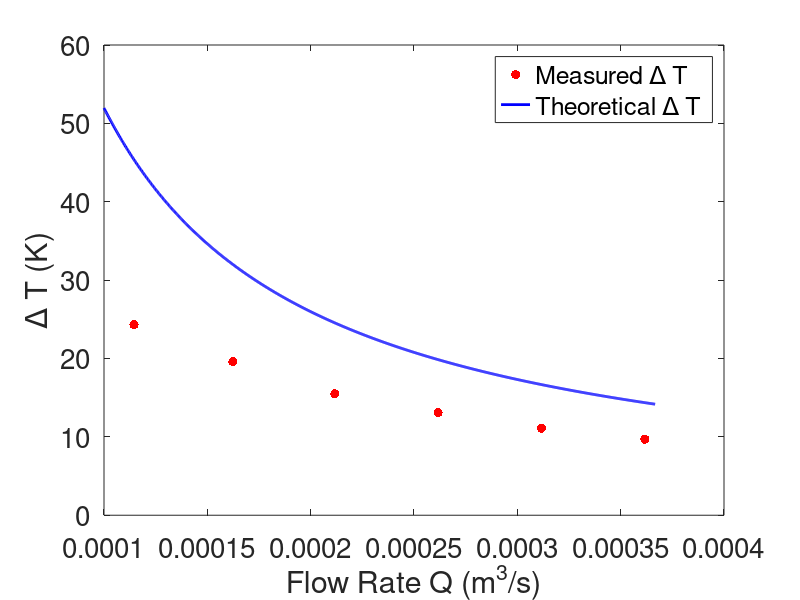

Recreate this plot in MATLAB.
% Chris Kreienkamp, 901965168
% Wed Mar 7 2018
% AME 20217
% Experiment B7 - Heat Exchangers

clear
clc
clf


%% PART I
deltaT = [9.7 11.1 13.1 15.5 19.6 24.3];
Q = [21.7 18.7 15.7 12.7 9.74 6.87]/1000/60;
qdot = 0.29*23.00/1000;                         % kW
rhoA = 1.28;
cp = 1.003;
theorQ = linspace(6,22,1000)/1000/60;
theorT = qdot./(rhoA*theorQ*cp);

plot(Q,deltaT,'r.','MarkerSize',20); hold on
plot(theorQ,theorT,'b-','LineWidth',2); hold off
xlabel('Flow Rate Q (m^3/s)'); ylabel('\Delta T (K)')
legend('Measured \Delta T','Theoretical \Delta T');
set(gca,'FontSize',20);


%% PART II
rhoW = 1000;    % kg/(m^3)
cpW = 4180;     % J/(kg K)
natTin = [43.9 45.5 43.9];
natTout = [43.0 45.2 44.3];
natT = natTin - natTout;
flowrate = [15 19.2 8]/3600/264.172;
natPower = rhoW * flowrate * cpW .* natT;
fanTin = [43.8 45.5 44.6];
fanTout = [33.1 42.0 39.7];
fanT = fanTin - fanTout;
fanPower = rhoW * flowrate * cpW .* fanT;

Tin_inf = [296.25 297.65 317.05];
Tout_inf = [302.25 304.65 317.45];
T_lmtop = (fanTin - Tin_inf) - (fanTout - Tout_inf);
T_lmbot = log((fanTin - Tin_inf)./(fanTout - Tout_inf));
T_lm = T_lmtop ./ T_lmbot;
UA = fanPower ./ T_lm